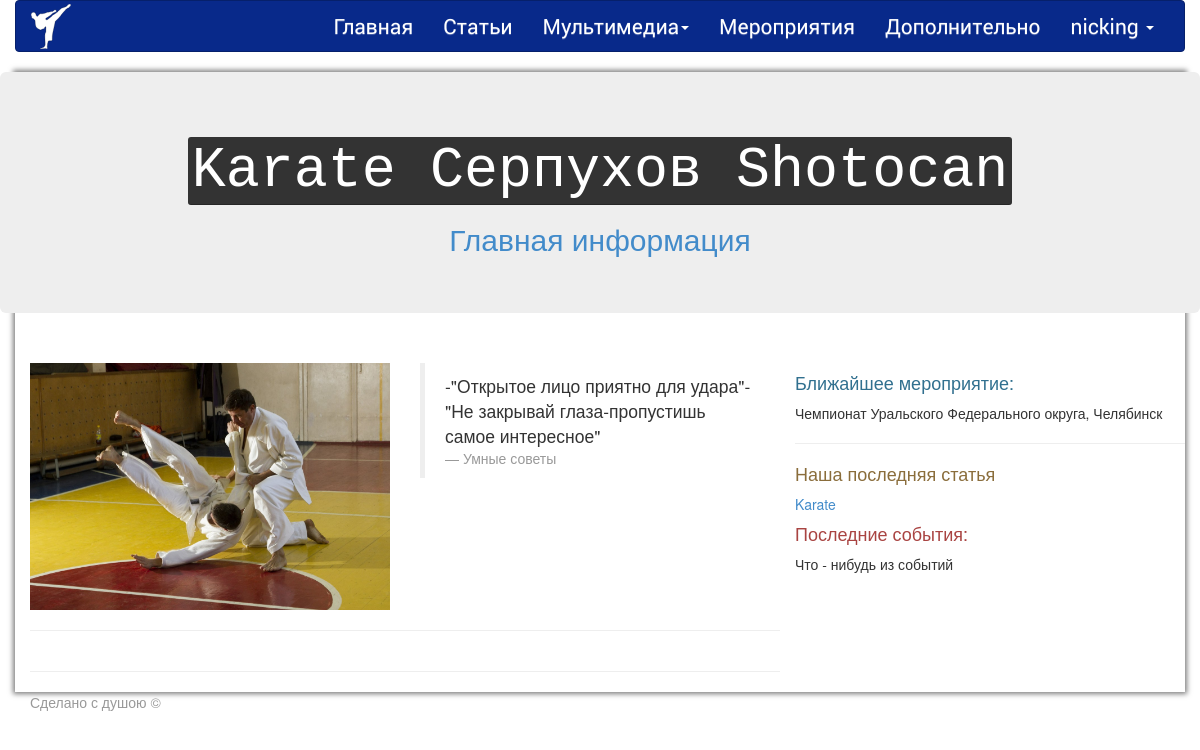
Page /index/ (signed in) on the committed database.
### core/models.py (models this page shows, shortened)
class User(AbstractBaseUser, PermissionsMixin):
    VERBOSE_NAME = 'Пользователь'
    username = models.CharField(max_length=100, unique=True, verbose_name='Логин пользователя')
    email = models.EmailField(verbose_name='Email')
    f_name = models.CharField(max_length=100, verbose_name='Имя пользователя', blank=True)
    l_name = models.CharField(max_length=100, verbose_name='Фамилия', blank=True)
    avatar = models.ImageField(verbose_name='Аватар', upload_to='core/user/avatars/', blank=True)
    is_staff = models.BooleanField(default=False, verbose_name='Доступ в админ.панель')
    is_active = models.BooleanField(default=False, verbose_name='Доступ пользователя в систему') #TODO уточнить, почему FALSE
    date_joined = models.DateTimeField(auto_now_add=True, verbose_name='Дата регистрации') #сранное поле, из-за него не мог создать пользователя
    dm = models.DateTimeField(auto_now=True, verbose_name='Дата последнего изменения')
    objects = UserManager()
    USERNAME_FIELD = 'username'
    REQUIRED_FIELDS = ['email']
    class Meta:
        verbose_name = 'Пользователя'
        verbose_name_plural = 'Пользователи'

### karate/models.py (models this page shows, shortened)
class PlanOfEvents(models.Model):
    date = models.DateField(verbose_name="Дата мероприятия")
    name = models.CharField(max_length=155, verbose_name='Название мероприятия')
    sity = models.CharField(max_length=100, verbose_name='Город')
    place = models.CharField(max_length=100, blank=True, verbose_name='Место провидения')
    time = models.TimeField(blank=True, verbose_name='Время начала')
    additionally = models.CharField(max_length=255, blank=True, verbose_name='Дополнительная информация')
    class Meta:
        verbose_name = 'Мероприятия'
        verbose_name_plural = 'Мероприятия'

class Articles(models.Model):
    name = models.CharField(max_length=100, verbose_name='Название')
    dc = models.DateTimeField(auto_now_add=True, verbose_name='Дата создания статьи')
    short_text = models.CharField(max_length=255, verbose_name='Краткое содержание')
    text = models.TextField(verbose_name='Текст статьи')
    class Meta:
        verbose_name = 'Статью'
        verbose_name_plural = 'Статьи'

### core/views.py (the view)
# urls.py: url(r'^index/$', 'index', name='index'),
def index(request):
    c = {}
    yesterday = datetime.date.today() - datetime.timedelta(days=1)
    events = PlanOfEvents.objects.filter(date__gte=yesterday).order_by('date')
    if events:
        c['events'] = events[0]
    last_article = Articles.objects.order_by('-dc')
    if last_article:
        c['last_article'] = last_article[0]
    return render(request, 'core/index.html', c)

### core/templates/core/index.html (shortened to what this page needs)
{% extends 'core/base.html' %}
{% block full_content %}
    <div class="row">
        <div class="jumbotron">
            <h1 class="text-primary text-center" id="karate_title"><kbd>Karate Серпухов Shotocan</kbd></h1>
            <h2 class="text-primary text-center"> Главная информация </h2>
        </div>
    </div>
    {{ block.super }}
{% endblock %}
{% block content %}
    <div class="row">
        <div class="col-xs-6">
            <img src="{{ STATIC_URL }}core/images/katenev.jpg" width="100%">
        </div>
        <div class="col-xs-6">
            <blockquote>
                -"Открытое лицо приятно для удара"-"Не закрывай глаза-пропустишь самое интересное"
                <footer>Умные советы</footer>
            </blockquote>
        </div>
    </div>
    <hr/>
    <hr/>
{% endblock %}
{% block sidebar %}
    <div class="row">
        <div>
            <a href="{% url 'plan_of_events_list' %}"><h4 class="text-info">Ближайшее мероприятие:</h4></a>
            {% if events %}
                {{ events.name }}
            {% else %}
                На ближайшее время не запланировано
            {% endif %}
            <hr>
            {% if last_article %}
                <a href="{% url 'article_list' %}"><h4 class="text-warning">Наша последняя статья</h4></a>
                <a href="{% url 'article-detail' last_article.pk %}">{{ last_article.name }}</a>
            {% endif %}
            <h4 class="text-danger"> Последние события: </h4>
            Что - нибудь из событий
        </div>
    </div>
{% endblock %}

### core/templates/core/base.html (shortened to what this page needs)
<html lang="ru">
<head>
    <link href="{{ STATIC_URL }}core/bootstrap/css/bootstrap.min.css" rel="stylesheet" type="text/css"/>
    <link href="{{ STATIC_URL }}core/bootstrap/css/bootstrap-theme.min.css" rel="stylesheet" type="text/css"/>
    <link href="{{ STATIC_URL }}core/css/main.css" rel="stylesheet" type="text/css">
</head>
<body>
<header>
    <div class="container">
        <div class="row">
            <nav class="navbar navbar-custom">
                <div class="container-fluid">
                    <div class="navbar-header">
                        <a href="#"><img src="{{ STATIC_URL }}core/images/karate-logo.svg" id="logo"></a>
                    </div>
                    <div class="collapse navbar-collapse" id="menu">
                        <ul class="nav navbar-nav navbar-right">
                            <li><a href="{% url 'index' %}">Главная</a></li>
                            <li><a href="{% url 'article_list' %}">Статьи</a></li>
                            <li class="dropdown">
                                <a class="dropdown-toggle" data-toggle="dropdown" role="button">
                                    Мультимедиа<span class="caret"></span>
                                </a>
                            </li>
                            <li><a href="{% url 'plan_of_events_list' %}">Мероприятия</a></li>
                            <li><a href="{% url 'additionally' %}">Дополнительно</a></li>
                            {% if user.is_authenticated %}
                            <li class="dropdown">
                                <a class="dropdown-toggle" data-toggle="dropdown" role="button">
                                    {{ user.username }}
                                    <span class="caret"></span>
                                </a>
                            </li>
                            {% endif %}
                        </ul>
                    </div>
                </div>
            </nav>
        </div>
    </div>
</header>
<div class="container drop-shadow">
    {% block full_content %}
        <div class="col-lg-12">
        </div>
        <div class="col-lg-8">
            <article>
                {% block content %}{% endblock content %}
                {% if form_post %}
                        {% load crispy_forms_tags %}
                {% endif %}
            </article>
        </div>
        <div class="col-lg-4">
            <aside>
                {% block sidebar %}{% endblock sidebar %}
            </aside>
        </div>
    {% endblock full_content %}
</div>
{% load crispy_forms_tags %}
<footer class="footer">
    <div class="container">
        <p class="text-muted">Сделано с душою &copy;</p>
    </div>
</footer>
</body>
</html>

### core/static/core/css/main.css (style rules this page uses)
html { overflow-y: scroll; }
#logo { margin-top: 3px; width: 40px; }
.navbar-custom { background-color: #08298a; border-color: #06206b; }
.navbar-custom .navbar-nav > li > a { color: #ffffff; font-size: 1.5em; font-family: Roboto, serif; }
.navbar-custom .navbar-collapse, .navbar-custom .navbar-form { border-color: #061f68; }
.navbar-custom .navbar-nav > .dropdown > a .caret { border-top-color: #ffffff; border-bottom-color: #ffffff; }
@media (min-width: 992px) { .drop-shadow { -webkit-box-shadow: 0 0 5px 2px rgba(0, 0, 0, .5); box-shadow: 0 0 5px 2px rgba(0, 0, 0, .5); } }
@media (min-width: 992px) { .container.drop-shadow { padding-left: 0; padding-right: 0; } }

### rows in the picture
User: username "nicking"
PlanOfEvents: name "Чемпионат Уральского Федерального округа, Челябинск"
Articles: name "Karate"
